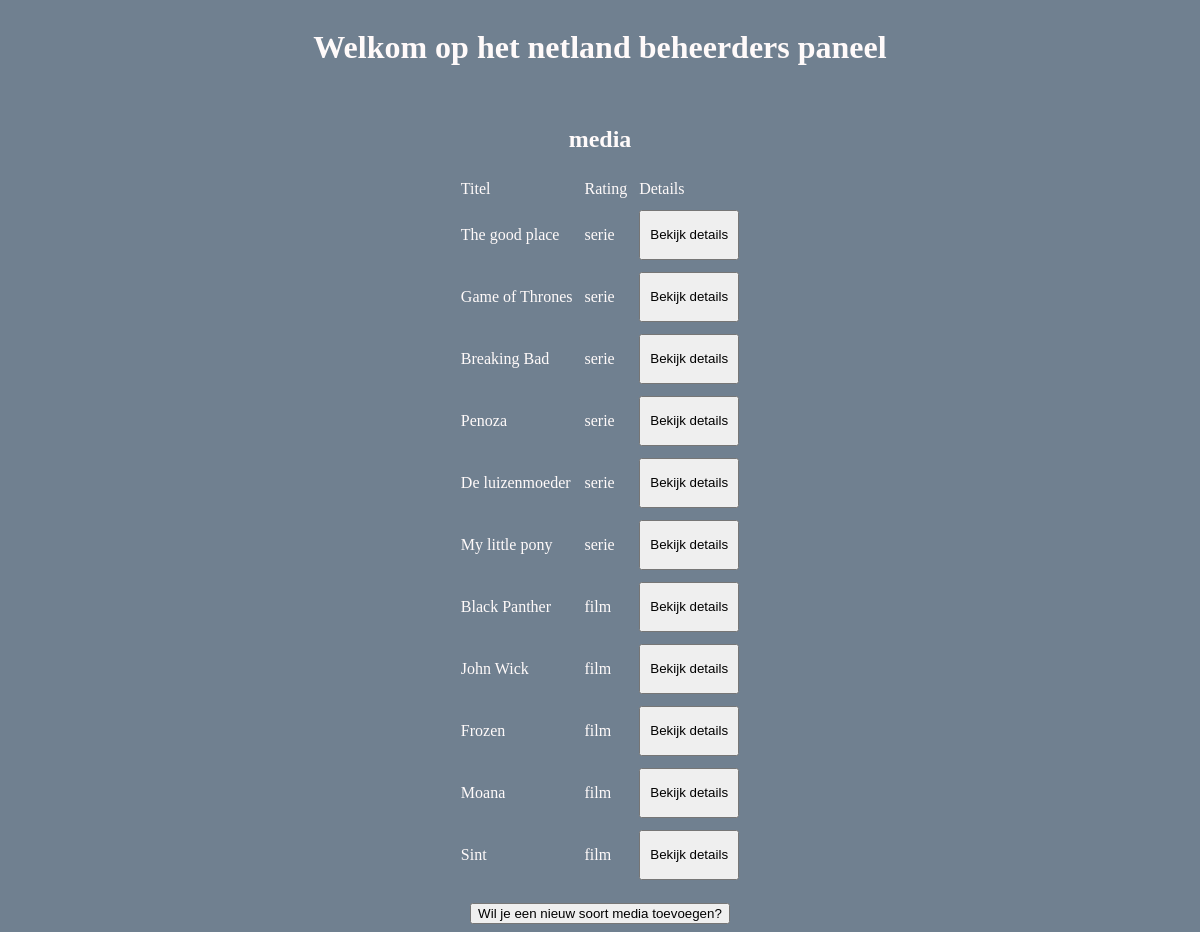
The page / on the database its author committed.
### tables this page shows
CREATE TABLE `media` (
	id MEDIUMINT NOT NULL AUTO_INCREMENT PRIMARY KEY,
    title VARCHAR(100) NOT NULL,
    rating DECIMAL(2,1) NULL,
    length_in_minutes INTEGER NOT NULL,
    released_at DATE NULL,
    country_of_origin VARCHAR(2) NULL,
    language ENUM('NL', 'EN') NOT NULL,
    summary TEXT NOT NULL,
    awards BIT NOT NULL,
    seasons INT NOT NULL,
    youtube_trailer_id VARCHAR(20) NULL,
    media ENUM('film', 'serie') NOT NULL
);

### index.php (the view, shortened to what this page needs)
<html lang="en">
    <head>
        <link rel="stylesheet" href="style.css">
    </head>
    <body>
        <?php
        include("connection.php");
        $showsTitle = $pdo->query('SELECT title FROM media')->fetchAll();
        $showsmedia = $pdo->query('SELECT media FROM media')->fetchAll();
        $showsID = $pdo->query('SELECT id FROM media')->fetchAll();
        ?>
        <div class="header1">
            <h1>Welkom op het netland beheerders paneel</h1>
        </div>
        <br>
        <div class="title">
            <h2>media</h2>
        </div>
        <div class="table1">
            <form method="get" action="details.php">
                <table>
                    <tr>
                        <td>Titel</td>
                        <td>Rating</td>
                        <td>Details</td>
                    </tr>
                    <?php
                    for ($i = 0; $i < count($showsTitle); $i++) {
                        ?>
                        <tr>
                            <td><?= $showsTitle[$i]["title"] ?></td>
                            <td><?= $showsmedia[$i]["media"] ?></td>
                            <td><button name="id" type="submit" value="<?= $showsID[$i]["id"] ?>">Bekijk details</button></td>
                        </tr>
                        <?php
                    }
                    ?>
                </table>
            </form>
        </div>
        <div class="toevoeg_knop">
            <a href="insert.php">
                <input type="submit" value="Wil je een nieuw soort media toevoegen?">
            </a>
        </div>
    </body>
</html>

### style.css (style rules this page uses)
.header1 { display: flex; justify-content: center; }
.table1 { display: flex; justify-content: center; }
body { background-color:slategrey; color: snow; }
.title { display: flex; justify-content: center; }
td { padding: 5px; }
button { width: 100px; height: 50px; }
.toevoeg_knop { display: flex; justify-content: center; }

### rows shown on the page
media: title "The good place"
media: title "Game of Thrones"
media: title "Breaking Bad"
media: title "Penoza"
media: title "De luizenmoeder"
media: title "My little pony"
media: title "Black Panther"
media: title "John Wick"
media: title "Frozen"
media: title "Moana"
media: title "Sint"

### other values the page prints
$showsmedia[$i]["media"] "serie"
$showsmedia[$i]["media"] "film"
